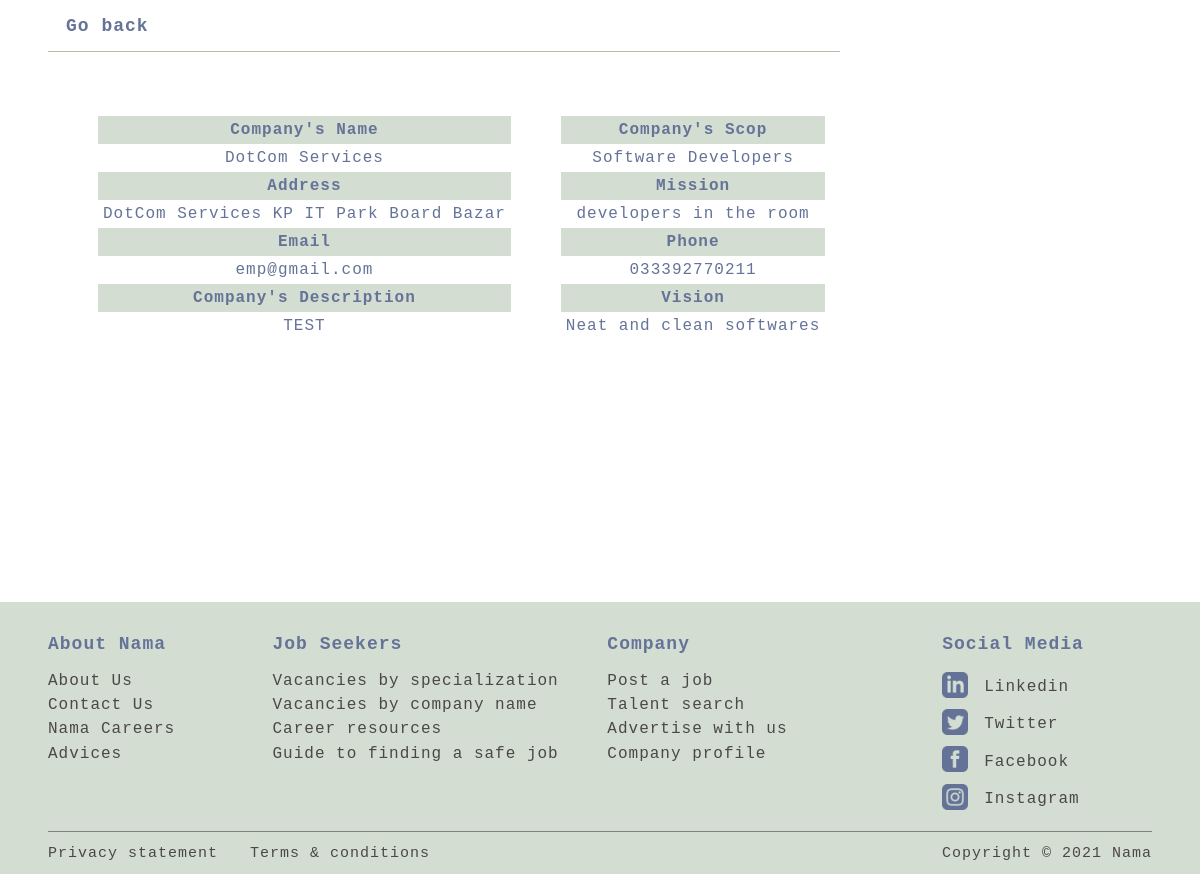
Screenshot of /ViewEmpProfile.php?ID=1 with the database file from the repository.
### tables this page shows
CREATE TABLE `tbl_employeers` (
  `emp_id` int(11) NOT NULL,
  `emp_email` varchar(200) NOT NULL,
  `emp_password` varchar(200) NOT NULL,
  `emp_phone` varchar(200) NOT NULL,
  `emp_address` varchar(400) NOT NULL,
  `emp_company` varchar(200) NOT NULL,
  `emp_vision` varchar(500) NOT NULL,
  `emp_scope` varchar(500) NOT NULL,
  `emp_mission` varchar(500) NOT NULL,
  `emp_desc` varchar(500) NOT NULL DEFAULT '0',
  `emp_status` int(2) DEFAULT 0,
  `emp_date` timestamp NOT NULL DEFAULT current_timestamp() ON UPDATE current_timestamp()
);

### ViewEmpProfile.php (the view, shortened to what this page needs)
<?php
include('includes/connection.php');
$query= "select * from tbl_employeers where emp_id = '".$_GET['ID']."'";
$excute = mysqli_query($conn , $query);
$rec = mysqli_fetch_array($excute);
?>
<!DOCTYPE html>
<html>
<head>
<link rel="stylesheet" href="./css/style.css">
</head>
<body class="background">
<div id="nav">
    <ul>
       <li> <a class="backbutton" type="button" value="go back" onclick="history.go(-1)" >Go back</a></li>
    </ul>
</div>
<main id="main">
<div class="emp-profile">
            <form method="post">
                <table  class="infotable">
                     <tr>
                     <th class="tablehead"> Company's Name </th>
                     <th class="tablehead"> Company's Scop </th>
                     </tr>
                     <tr>
                         <td class="tabledata"><?php echo $rec['emp_company']; ?></td>
                         <td class="tabledata"><?php echo $rec['emp_scope']; ?></td>
                     </tr>
                     <tr>
                        <th class="tablehead"> Address </th>
                        <th class="tablehead"> Mission </th>
                        </tr>
                        <tr>
                            <td class="tabledata"><?php echo $rec['emp_address']; ?></td>
                            <td class="tabledata"><?php echo $rec['emp_mission']; ?></td>
                        </tr>
                     <tr>
                        <th class="tablehead"> Email </th>
                        <th class="tablehead"> Phone </th>
                        </tr>
                        <tr>
                            <td class="tabledata"><?php echo $rec['emp_email']; ?></td>
                            <td class="tabledata"><?php echo $rec['emp_phone']; ?></td>
                        </tr>
                     <tr>
                        <th class="tablehead"> Company's Description </th>
                        <th class="tablehead"> Vision </th>
                        </tr>
                        <tr>
                            <td class="tabledata"><?php echo $rec['emp_desc']; ?></td>
                            <td class="tabledata"><?php echo $rec['emp_vision']; ?></td>
                        </tr>
                    </table>
<br> <br>
            </form>
        </div>
        <br><br> <br><br> <br><br> <br><br> <br>
</main>
<?php include('includes/footer.php'); ?>

### css/style.css (style rules this page uses)
#main .emp-profile .infotable { margin-left: 0px; margin-right: auto; border-collapse: separate; border-spacing: 50px 0; max-width: 900px; }
#main .emp-profile .infotable .tablehead { background-color: #d3ddd1; color: var(--cyber-color); padding: 5px; }
#main .emp-profile .infotable .tabledata { color: var(--cyber-color); text-align: center; padding: 5px; }

### css/_variables.css (style rules this page uses)
:root { --text-color: #a6b8a0; --border-color: #b0bfaa; --white-color: #014421; --heading-color: #608554; --footer-bg: #d3ddd1; --cyber-color: #647397; }

### css/_global.css (style rules this page uses)
* { margin: 0; padding: 0; box-sizing: border-box; -webkit-box-sizing: border-box; -moz-box-sizing: border-box; outline: none; }
html { min-height: 100vh; scroll-behavior: smooth; }
body { width: 100%; height: 100%; margin: 0; padding: 0; position: relative; background-color: #f4f4f4; box-sizing: border-box; -webkit-box-sizing: border-box; -moz-box-sizing: border-box; font-family: "Courier New", Courier, monospace; font-size: 1rem; letter-spacing: 1px; }
ul { list-style-type: none; margin: 0; padding: 0; overflow: hidden; background-color: none; position: relative; }
li { float: left; }
li a { display: block; color: #647397; text-align: center; padding: 8px 18px; font-size: 18px; text-decoration: none; font-weight: bolder; border-radius: 25px; transition: all 0.4s ease; margin-right: 0; }
.background { background: url("./../images/upLogo.png") no-repeat top right; -webkit-background-size: cover; -moz-background-size: cover; -o-background-size: cover; background-size: 35%; }
#nav { width: 100%; }
#nav ul { padding: 0.5rem 3rem; width: 100%; max-width: 1300px; margin: auto; position: relative; }
#nav ul::after { content: ""; position: absolute; left: 3rem; bottom: 0; width: 66%; height: 1.5px; background-color: var(--border-color); }
#nav ul li { margin-right: 6px; }
#main { padding: 4rem 3rem; width: 100%; max-width: 1300px; margin: auto; }
a { color: var(--text-color); margin-right: 30px; }

### rows the page displays
tbl_employeers: emp_company "DotCom Services", emp_scope "Software Developers", emp_address "DotCom Services KP IT Park Board Bazar", emp_mission "developers in the room", emp_email "emp@gmail.com", emp_phone "033392770211", emp_desc "TEST", emp_vision "Neat and clean softwares"
